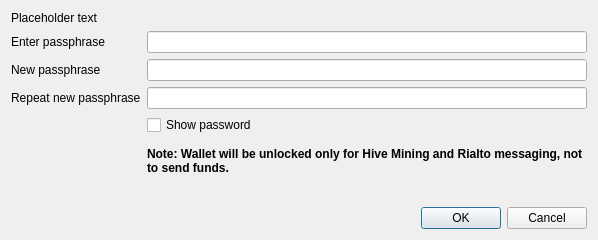
<?xml version="1.0" encoding="UTF-8"?>
<ui version="4.0">
 <class>AskPassphraseDialog</class>
 <widget class="QDialog" name="AskPassphraseDialog">
  <property name="geometry">
   <rect>
    <x>0</x>
    <y>0</y>
    <width>598</width>
    <height>222</height>
   </rect>
  </property>
  <property name="sizePolicy">
   <sizepolicy hsizetype="Preferred" vsizetype="Minimum">
    <horstretch>0</horstretch>
    <verstretch>0</verstretch>
   </sizepolicy>
  </property>
  <property name="minimumSize">
   <size>
    <width>550</width>
    <height>0</height>
   </size>
  </property>
  <property name="windowTitle">
   <string>Passphrase Dialog</string>
  </property>
  <layout class="QVBoxLayout" name="verticalLayout">
   <property name="sizeConstraint">
    <enum>QLayout::SetMinimumSize</enum>
   </property>
   <item>
    <widget class="QLabel" name="warningLabel">
     <property name="text">
      <string notr="true">Placeholder text</string>
     </property>
     <property name="textFormat">
      <enum>Qt::RichText</enum>
     </property>
     <property name="wordWrap">
      <bool>true</bool>
     </property>
    </widget>
   </item>
   <item>
    <layout class="QFormLayout" name="formLayout">
     <property name="sizeConstraint">
      <enum>QLayout::SetMinimumSize</enum>
     </property>
     <property name="fieldGrowthPolicy">
      <enum>QFormLayout::AllNonFixedFieldsGrow</enum>
     </property>
     <item row="0" column="0">
      <widget class="QLabel" name="passLabel1">
       <property name="text">
        <string>Enter passphrase</string>
       </property>
      </widget>
     </item>
     <item row="0" column="1">
      <widget class="QLineEdit" name="passEdit1">
       <property name="echoMode">
        <enum>QLineEdit::Password</enum>
       </property>
      </widget>
     </item>
     <item row="1" column="0">
      <widget class="QLabel" name="passLabel2">
       <property name="text">
        <string>New passphrase</string>
       </property>
      </widget>
     </item>
     <item row="1" column="1">
      <widget class="QLineEdit" name="passEdit2">
       <property name="echoMode">
        <enum>QLineEdit::Password</enum>
       </property>
      </widget>
     </item>
     <item row="2" column="0">
      <widget class="QLabel" name="passLabel3">
       <property name="text">
        <string>Repeat new passphrase</string>
       </property>
      </widget>
     </item>
     <item row="2" column="1">
      <widget class="QLineEdit" name="passEdit3">
       <property name="echoMode">
        <enum>QLineEdit::Password</enum>
       </property>
      </widget>
     </item>
     <item row="3" column="1">
      <widget class="QCheckBox" name="toggleShowPasswordButton">
       <property name="text">
        <string>Show password</string>
       </property>
      </widget>
     </item>
     <item row="5" column="1">
      <widget class="QLabel" name="capsLabel">
       <property name="font">
        <font>
         <weight>75</weight>
         <bold>true</bold>
        </font>
       </property>
       <property name="text">
        <string/>
       </property>
       <property name="alignment">
        <set>Qt::AlignCenter</set>
       </property>
      </widget>
     </item>
     <item row="4" column="1">
      <widget class="QLabel" name="hiveOnlyLabel">
       <property name="minimumSize">
        <size>
         <width>0</width>
         <height>40</height>
        </size>
       </property>
       <property name="font">
        <font>
         <weight>75</weight>
         <bold>true</bold>
        </font>
       </property>
       <property name="text">
        <string>Note: Wallet will be unlocked only for Hive Mining and Rialto messaging, not to send funds.</string>
       </property>
       <property name="wordWrap">
        <bool>true</bool>
       </property>
      </widget>
     </item>
    </layout>
   </item>
   <item>
    <widget class="QDialogButtonBox" name="buttonBox">
     <property name="orientation">
      <enum>Qt::Horizontal</enum>
     </property>
     <property name="standardButtons">
      <set>QDialogButtonBox::Cancel|QDialogButtonBox::Ok</set>
     </property>
    </widget>
   </item>
  </layout>
 </widget>
 <resources/>
 <connections>
  <connection>
   <sender>buttonBox</sender>
   <signal>accepted()</signal>
   <receiver>AskPassphraseDialog</receiver>
   <slot>accept()</slot>
   <hints>
    <hint type="sourcelabel">
     <x>20</x>
     <y>20</y>
    </hint>
    <hint type="destinationlabel">
     <x>20</x>
     <y>20</y>
    </hint>
   </hints>
  </connection>
  <connection>
   <sender>buttonBox</sender>
   <signal>rejected()</signal>
   <receiver>AskPassphraseDialog</receiver>
   <slot>reject()</slot>
   <hints>
    <hint type="sourcelabel">
     <x>20</x>
     <y>20</y>
    </hint>
    <hint type="destinationlabel">
     <x>20</x>
     <y>20</y>
    </hint>
   </hints>
  </connection>
 </connections>
</ui>
